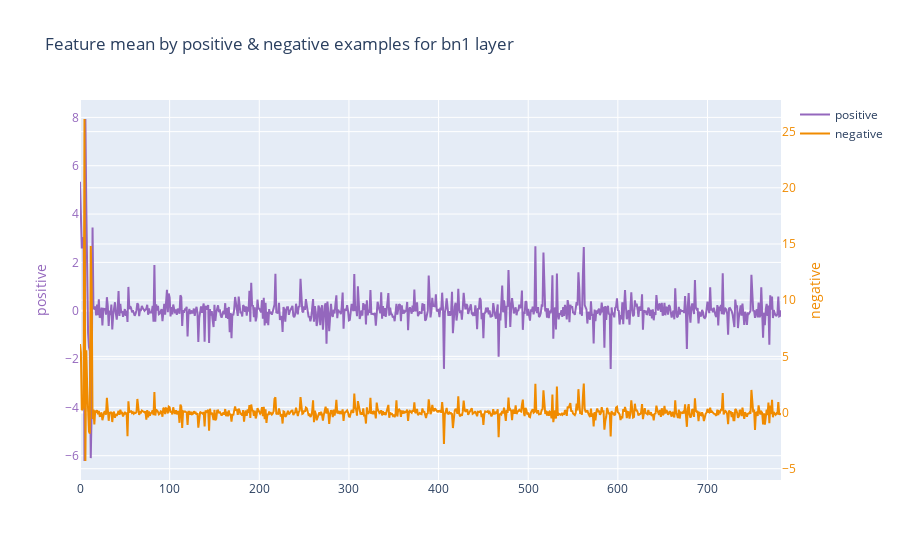

The code cell stored with this chart in its notebook:
### Code cell
plot_scatter_intermediate_outputs_multitrace(
    pos_out_mean, neg_out_mean, 'positive', 'negative',
    'Feature mean by positive & negative examples for {} layer'.format(
        layer_name))

### Figure 1 — Plotly figure (JSON) as saved in the notebook; plotly's stock layout.template omitted (floating-point values rounded to 4 significant figures; data arrays with more than 128 entries replaced by an {"elided": "..."} marker saying what was removed)
{"data": [{"line": {"color": "#9467bd"}, "name": "positive", "type": "scatter", "x": {"elided": "783 int values"}, "y": {"elided": "783 float values"}}, {"line": {"color": "#F08B00"}, "name": "negative", "type": "scatter", "x": {"elided": "783 int values"}, "y": {"elided": "783 float values"}, "yaxis": "y2"}], "layout": {"title": {"text": "Feature mean by positive & negative examples for bn1 layer"}, "yaxis": {"tickfont": {"color": "#9467bd"}, "title": {"font": {"color": "#9467bd"}, "text": "positive"}}, "yaxis2": {"overlaying": "y", "side": "right", "tickfont": {"color": "#F08B00"}, "title": {"font": {"color": "#F08B00"}, "text": "negative"}}}}
